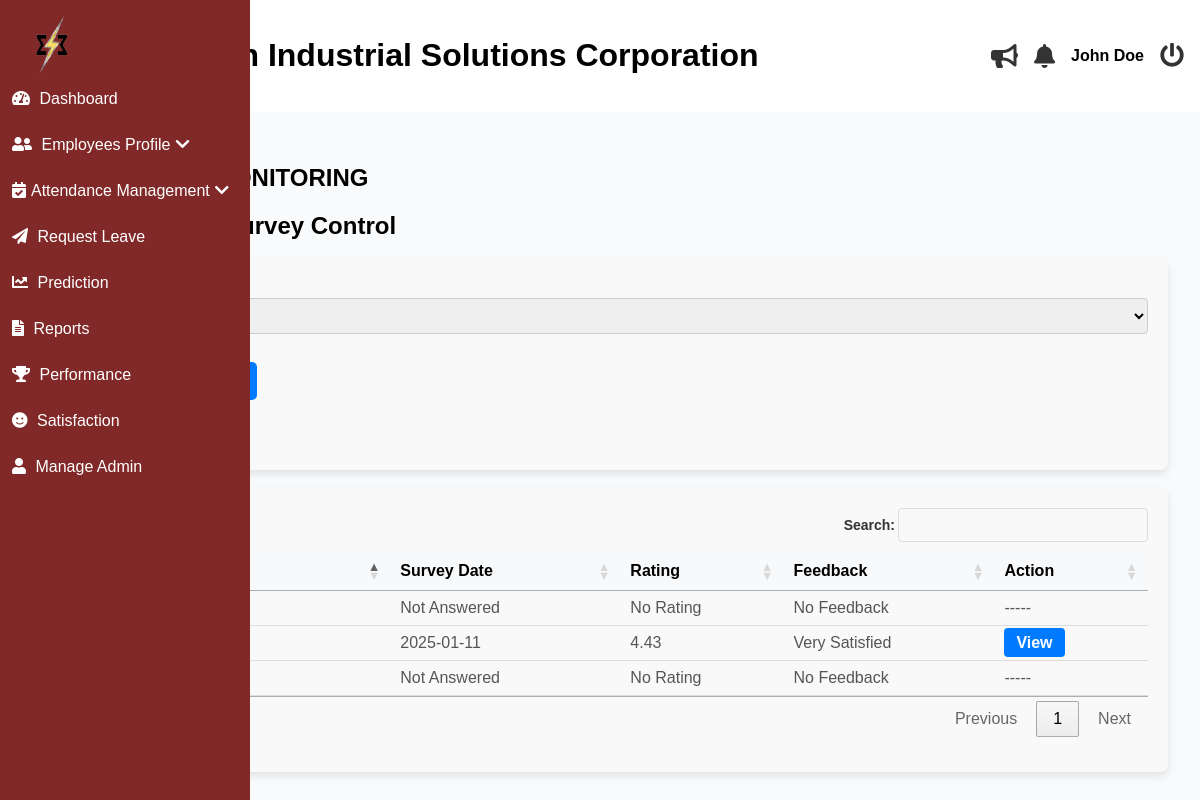
The page /admin/satisfaction.php (signed in) on the database as committed earlier.
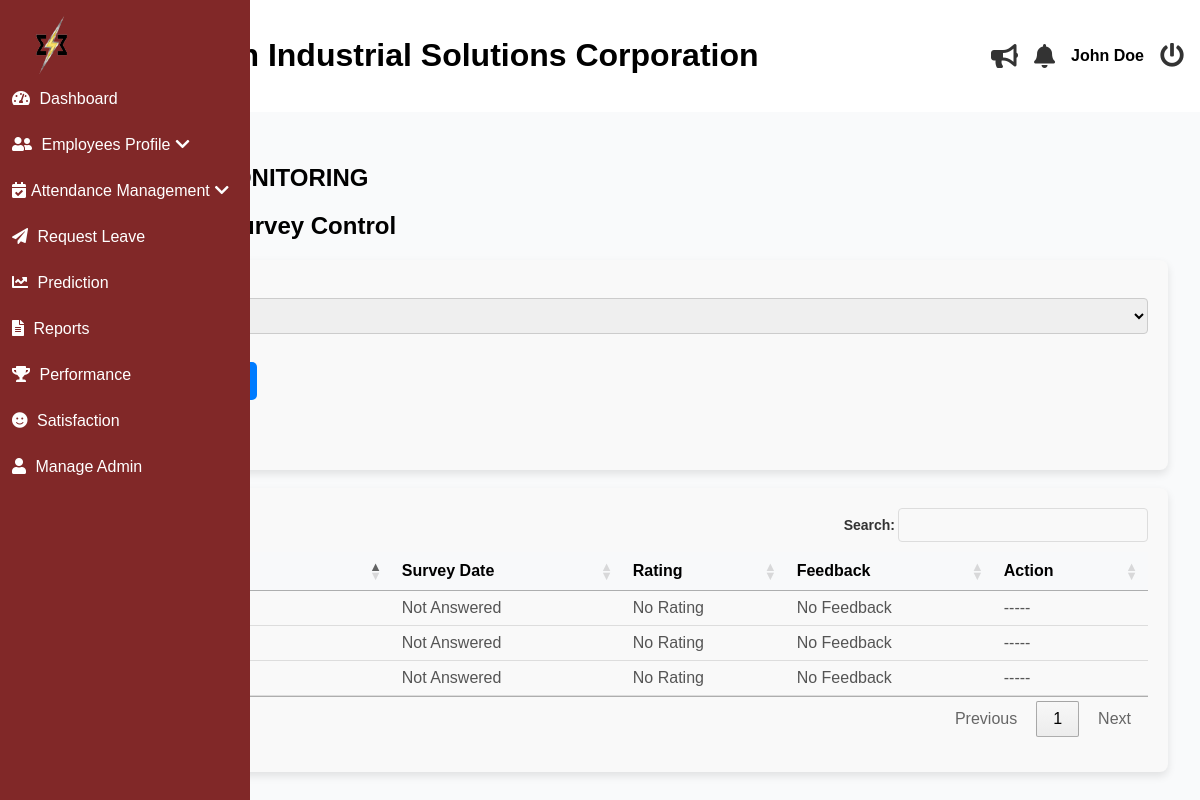
The same page on the database as committed later.
### tables this page shows
CREATE TABLE `employees` (
  `id` int(11) NOT NULL,
  `last_name` varchar(255) NOT NULL,
  `first_name` varchar(255) NOT NULL,
  `middle_name` varchar(255) NOT NULL,
  `suffix` varchar(255) NOT NULL,
  `gender` varchar(32) NOT NULL,
  `email` varchar(100) NOT NULL,
  `position` varchar(255) NOT NULL,
  `hire_date` date NOT NULL,
  `department` varchar(255) NOT NULL,
  `employment_status` varchar(255) NOT NULL,
  `employee_id` int(20) NOT NULL,
  `user_type` int(11) NOT NULL DEFAULT 2 COMMENT '1=admin, 2=staff, 3=super admin',
  `password` varchar(255) NOT NULL,
  `e_status` int(11) NOT NULL DEFAULT 1,
  `date_of_birth` date DEFAULT NULL,
  `age` varchar(32) NOT NULL,
  `contact_number` varchar(20) DEFAULT NULL,
  `perma_address` text DEFAULT NULL,
  `civil_status` varchar(10) DEFAULT NULL,
  `sss_number` varchar(15) DEFAULT NULL,
  `philhealth_number` varchar(15) DEFAULT NULL,
  `pagibig_number` varchar(15) DEFAULT NULL,
  `tin_number` varchar(15) DEFAULT NULL,
  `emergency_contact_name` varchar(50) DEFAULT NULL,
  `emergency_contact_number` varchar(15) DEFAULT NULL,
  `educational_background` enum('High School Graduate','Vocational Graduate','College Undergraduate','College Graduate','Postgraduate') DEFAULT NULL,
  `skills` text DEFAULT NULL,
  `username` varchar(255) NOT NULL,
  `sick_leave` int(11) NOT NULL DEFAULT 0,
  `vacation_leave` int(11) NOT NULL DEFAULT 0,
  `maternity_leave` int(11) NOT NULL DEFAULT 0,
  `paternity_leave` int(11) NOT NULL DEFAULT 0,
  `medical` mediumblob DEFAULT NULL,
  `tor` mediumblob DEFAULT NULL,
  `nbi_clearance` mediumblob DEFAULT NULL,
  `resume` mediumblob DEFAULT NULL,
  `prc` mediumblob DEFAULT NULL,
  `others` mediumblob DEFAULT NULL,
  `is_archived` tinyint(1) DEFAULT 0
);

CREATE TABLE `job_satisfaction_surveys` (
  `survey_id` int(11) NOT NULL,
  `employee_id` int(20) NOT NULL,
  `survey_date` date NOT NULL,
  `questions` longtext NOT NULL CHECK (json_valid(`questions`)),
  `overall_rating` decimal(5,2) NOT NULL,
  `rating_description` varchar(50) GENERATED ALWAYS AS (case when `overall_rating` between 4.00 and 5.00 then 'Very Satisfied' when `overall_rating` between 3.00 and 3.99 then 'Neutral' when `overall_rating` between 1.00 and 2.99 then 'Very Dissatisfied' else 'Undefined' end) VIRTUAL
);

### admin/satisfaction.php (the view, shortened to what this page needs)
<?php include('header.php'); ?>
<?php include('includes/sideBar.php'); ?>
<link rel="stylesheet" href="https://cdn.datatables.net/1.13.5/css/jquery.dataTables.min.css" />
<main class="main-content">
    <section id="dashboard">
        <h2>SATISFACTION MONITORING</h2>
        <?php
        $conn = mysqli_connect('localhost', 'root', '', 'esetech');
        $status_sql = "SELECT status FROM job_satisfaction_form_status WHERE status_id = 1";
        $status_result = mysqli_query($conn, $status_sql);
        if ($status_result && mysqli_num_rows($status_result) > 0) {
            $status_row = mysqli_fetch_assoc($status_result);
            $current_status = $status_row['status'];
        } else {
            $current_status = 'Closed';
        }
        ?>
        <h2>Job Satisfaction Survey Control</h2>
        <form method="POST" class="evaluation-form">
            <div class="form-group">
            <label for="status">Survey Status:</label>
            <select name="status" id="status">
                <option value="Open" <?php echo ($current_status == 'Open') ? 'selected' : ''; ?>>Open</option>
            </select>
            <br><br>
            <button type="submit">Update Survey Status</button>
        </form>
        <p>Current Form Status: <?php echo $current_status; ?></p>
    </div>
    <br>
        <form method="POST" class="evaluation-form">
            <div class="form-group">
        <?php
        $query = "
            SELECT
                e.employee_id,
                CONCAT(e.first_name, ' ', e.middle_name, ' ', e.last_name) AS full_name,
                ss.survey_id,
                ss.survey_date,
                ss.overall_rating,
                ss.rating_description
            FROM employees e
            LEFT JOIN job_satisfaction_surveys ss
            ON e.employee_id = ss.employee_id
        ";
        $result = mysqli_query($conn, $query);
        if ($result) {
            echo '<table id="myTable">';
            echo '<thead><tr><th>Employee Name</th><th>Survey Date</th><th>Rating</th><th>Feedback</th><th>Action</th></tr></thead>';
            echo '<tbody>';
            while ($row = mysqli_fetch_assoc($result)) {
                echo '<tr>';
                echo '<td>' . htmlspecialchars($row['full_name']) . '</td>';
                echo '<td>' . ($row['survey_date'] ? $row['survey_date'] : 'Not Answered') . '</td>';
                echo '<td>' . ($row['overall_rating'] ? $row['overall_rating'] : 'No Rating') . '</td>';
                echo '<td>' . ($row['rating_description'] ? $row['rating_description'] : 'No Feedback') . '</td>';
                if ($row['survey_date'] != null || $row['overall_rating'] != null || $row['rating_description'] != null) {
                    echo '<td>'
                        . '<div class="action-buttons">'
                            . '<a href="view_satisfaction?id=' . $row['survey_id'] . '" class="btn">View</a>'
                        . '</div>'
                    . '</td>';
                } else {
                    echo '<td>-----</td>';
                }
                echo '</tr>';
            }
            echo '</tbody>';
            echo '</table>';
        }
        ?>
        </div>
    </form>
<?php include('footer.php'); ?>

Rows that differ between the two databases and show on the page:
removed job_satisfaction_surveys: survey_date "2025-01-11", overall_rating "4.43", rating_description "Very Satisfied"
added employees: shows "Not Answered", shows "No Rating", shows "No Feedback"
